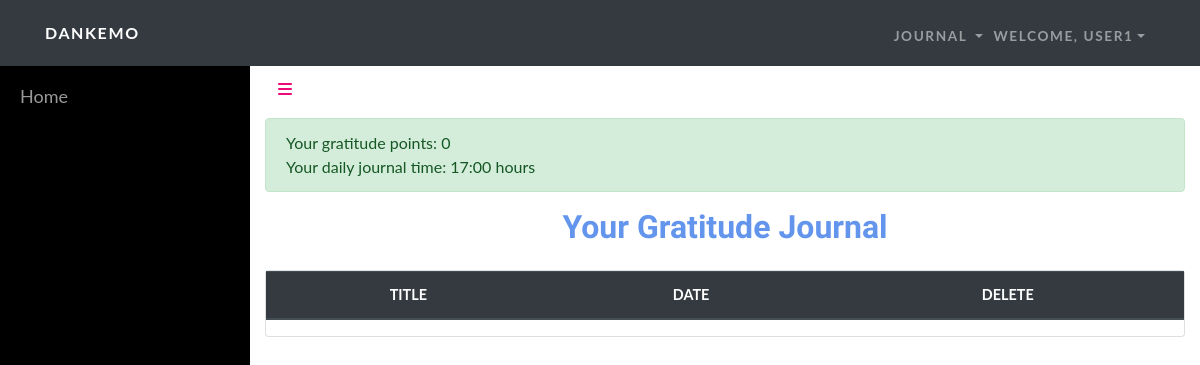
Page /home (signed in) on the earlier database version.
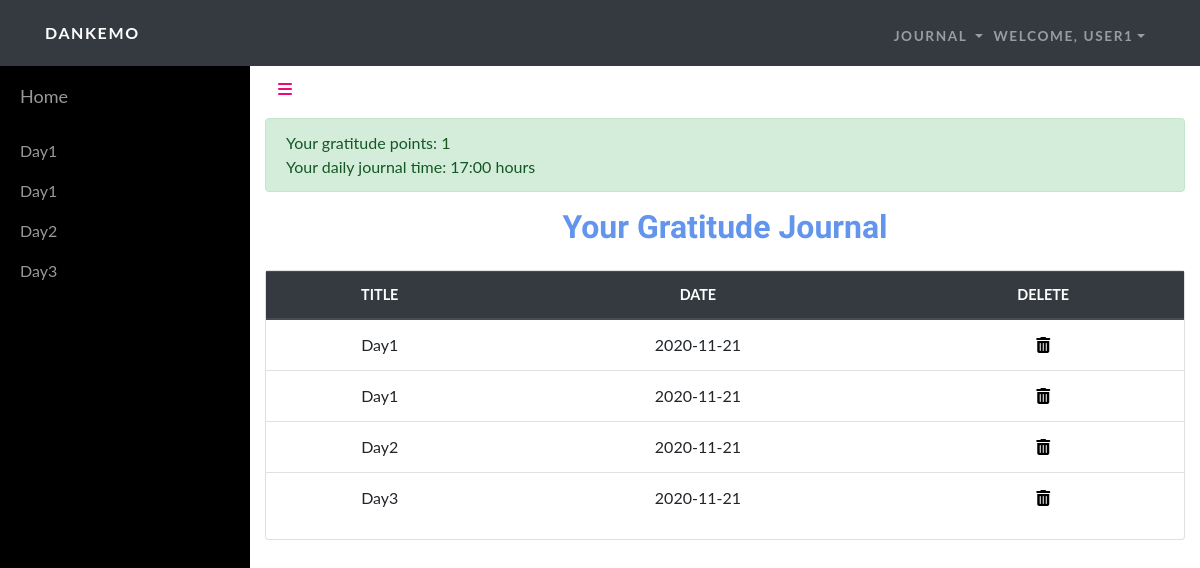
Same page on the later database version.
### tables this page shows
CREATE TABLE "users" ("id" INTEGER PRIMARY KEY AUTOINCREMENT , "username" TEXT NOT NULL , "time" INTEGER NOT NULL , "hash" TEXT NOT NULL , "gpoints" INTEGER NOT NULL);

CREATE TABLE "journals" ("id" INTEGER PRIMARY KEY AUTOINCREMENT , "username" TEXT NOT NULL , "date" TEXT NOT NULL , "note" TEXT NOT NULL, title TEXT NOT NULL);

### app.py (the view)
@app.route("/home")
@login_required
def home():
    uname = db.execute("SELECT username FROM users WHERE id=:cid",
                    cid=session["user_id"])[0]["username"]
    gpoints = db.execute("SELECT gpoints FROM users WHERE id=:cid",
                cid=session["user_id"])[0]["gpoints"]
    time = db.execute("SELECT time FROM users WHERE id=:cid",
                cid=session["user_id"])[0]["time"]
    entries = db.execute("SELECT * FROM journals WHERE username=:username",
                username=uname)
    return render_template("home.html", uname=uname, gpoints=gpoints, time=time, entries=entries)

### app.py (called while the page is built)
@app.after_request
def after_request(response):
    response.headers["Cache-Control"] = "no-cache, no-store, must-revalidate"
    response.headers["Expires"] = 0
    response.headers["Pragma"] = "no-cache"
    return response

### helpers.py (called while the page is built)
def login_required(f):
    @wraps(f)
    def decorated_function(*args, **kwargs):
        if session.get("user_id") is None:
            return redirect("/login")
        return f(*args, **kwargs)
    return decorated_function

### templates/home.html (shortened to what this page needs)
<!DOCTYPE html>
<html>
<head>
    <link rel="stylesheet" href="/static/bootstrap/css/bootstrap.min.css">
    <link rel="stylesheet" href="https://use.fontawesome.com/releases/v5.12.0/css/all.css">
    <link rel="stylesheet" href="https://cdnjs.cloudflare.com/ajax/libs/font-awesome/4.7.0/css/font-awesome.min.css">
    <link rel="stylesheet" href="/static/fonts/fontawesome5-overrides.min.css">
    <link rel="stylesheet" href="/static/css/styles.min.css">
    <link rel="stylesheet" href="https://cdnjs.cloudflare.com/ajax/libs/aos/2.2.0/aos.css">
    <link rel="stylesheet" href="https://cdnjs.cloudflare.com/ajax/libs/jquery.tablesorter/2.31.2/css/theme.bootstrap_4.min.css">
    <link rel="stylesheet" href="https://cdnjs.cloudflare.com/ajax/libs/jqueryui/1.12.1/jquery-ui.min.css">
</head>
<body>
    <nav class="navbar navbar-dark navbar-expand-lg fixed-top bg-dark navbar-custom">
        <div class="container"><a class="navbar-brand" href="/home">Dankemo</a><button data-toggle="collapse" class="navbar-toggler" data-target="#navbarResponsive"></button>
            <div class="collapse navbar-collapse" id="navbarResponsive">
                <ul class="nav navbar-nav ml-auto">
                    <li class="nav-item">
                        <div class="nav-item dropdown"><a class="dropdown-toggle" data-toggle="dropdown" aria-expanded="false" href="#" style="text-transform: uppercase;letter-spacing: 0.1rem;font-weight: 700;font-size: 0.85rem;font-family: Lato, sans-serif;color: rgba(255,255,255,0.5);">Journal&nbsp;</a>
            </div>
            </li>
            <li class="nav-item">
                <div class="nav-item dropdown"><a class="dropdown-toggle" data-toggle="dropdown" aria-expanded="false" href="#" style="text-transform: uppercase;letter-spacing: 0.1rem;font-weight: 700;font-size: 0.85rem;font-family: Lato, sans-serif;color: rgba(255,255,255,0.5);">WELCOME, {{uname}}</a>
        </div>
        </li>
        </ul>
        </div>
        </div>
    </nav>
    <div id="wrapper">
        <div id="sidebar-wrapper">
            <ul class="sidebar-nav">
                <li class="sidebar-brand"> <a href="#">Home </a></li>
                {% if entries %}
                {% for e in entries %}
                    <li> <a href="#">{{ e["title"] }}</a></li>
                {% endfor %}
                {% endif %}
            </ul>
        </div>
        <div class="page-content-wrapper">
            <div class="container-fluid"><a class="btn btn-link" role="button" id="menu-toggle" href="#menu-toggle"><i class="fa fa-bars"></i></a>
                <div class="row">
                    <div class="col-md-12">
                        <div style="margin-top:10px;" class="alert alert-success" role="alert">
                            Your gratitude points: {{gpoints}}
                            <br/>
                            Your daily journal time: {{time}}:00 hours
                        </div>
                    </div>
                </div>
            </div>
            <h1 class="h2 mb-4" style="text-align: center; color: cornflowerblue;">Your Gratitude Journal</h1>
            <div class="container">
                <div class="card" id="TableSorterCard">
                    <div class="row">
                        <div class="col-12">
                            <div>
                                <table class="table table tablesorter" id="ipi-table">
                                    <thead class="thead-dark">
                                        <tr>
                                            <th>Title</th>
                                            <th class="">Date</th>
                                            <th class="sorter-false">Delete</th>
                                        </tr>
                                    </thead>
                                    <tbody>
                                        {% if entries %}
                                        {% for e in entries %}
                                        <tr>
                                            <td>{{e["title"]}}</td>
                                            <td>{{e["date"]}}</td>
                                            <td><form action="{{url_for('delete_article', id=e.id)}}" method="POST"><button type="submit" value="Delete" style="border:none; background-color: rgba(0,0,0,0)" ><i class="fas fa-trash-alt"></i></button></form></td>
                                        </tr>
                                        {% endfor %}
                                        {% endif %}
                                    </tbody>
                                </table>
                            </div>
                        </div>
                    </div>
                </div>
            </div>
        </div>
    </div>
</body>
</html>

### templates/home.html (style rules this page uses)
th,td { text-align: center; }

Differences in the rows shown:
added journals: title "Day1", date "2020-11-21"
added journals: title "Day1", date "2020-11-21"
added journals: title "Day2", date "2020-11-21"
added journals: title "Day3", date "2020-11-21"
Other differences:
{{ gpoints }}: "0" → "1"
